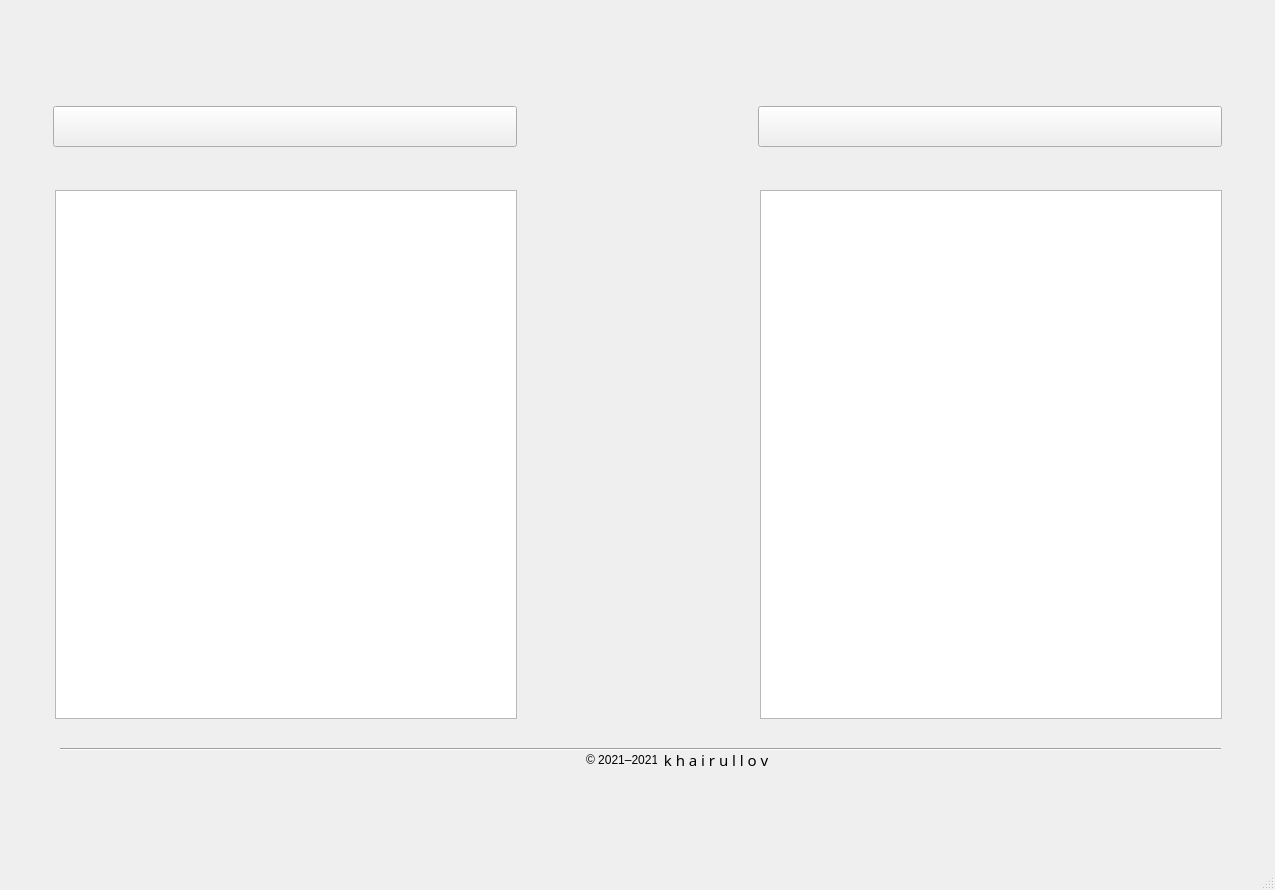
<?xml version="1.0" encoding="UTF-8"?>
<ui version="4.0">
 <class>MainWindow</class>
 <widget class="QMainWindow" name="MainWindow">
  <property name="geometry">
   <rect>
    <x>0</x>
    <y>0</y>
    <width>1275</width>
    <height>890</height>
   </rect>
  </property>
  <property name="windowTitle">
   <string>Translator</string>
  </property>
  <property name="styleSheet">
   <string notr="true">#MainWindow{border-image:url(background-image/back_3.jpg)}</string>
  </property>
  <property name="iconSize">
   <size>
    <width>10</width>
    <height>10</height>
   </size>
  </property>
  <widget class="QWidget" name="centralwidget">
   <widget class="QPushButton" name="languagebutton">
    <property name="geometry">
     <rect>
      <x>53</x>
      <y>106</y>
      <width>464</width>
      <height>41</height>
     </rect>
    </property>
    <property name="font">
     <font>
      <family>Bahnschrift SemiBold</family>
      <pointsize>14</pointsize>
      <weight>75</weight>
      <bold>true</bold>
     </font>
    </property>
    <property name="text">
     <string/>
    </property>
   </widget>
   <widget class="QPushButton" name="languagebutton_second">
    <property name="geometry">
     <rect>
      <x>758</x>
      <y>106</y>
      <width>464</width>
      <height>41</height>
     </rect>
    </property>
    <property name="font">
     <font>
      <family>Bahnschrift SemiBold</family>
      <pointsize>14</pointsize>
      <weight>75</weight>
      <bold>true</bold>
     </font>
    </property>
    <property name="text">
     <string/>
    </property>
   </widget>
   <widget class="QPlainTextEdit" name="text_reception">
    <property name="geometry">
     <rect>
      <x>55</x>
      <y>190</y>
      <width>462</width>
      <height>529</height>
     </rect>
    </property>
    <property name="font">
     <font>
      <family>Yu Gothic UI Semibold</family>
      <pointsize>14</pointsize>
      <weight>75</weight>
      <bold>true</bold>
     </font>
    </property>
   </widget>
   <widget class="QPlainTextEdit" name="text_output">
    <property name="geometry">
     <rect>
      <x>760</x>
      <y>190</y>
      <width>462</width>
      <height>529</height>
     </rect>
    </property>
    <property name="font">
     <font>
      <family>Yu Gothic UI Semibold</family>
      <pointsize>14</pointsize>
      <weight>75</weight>
      <bold>true</bold>
     </font>
    </property>
   </widget>
   <widget class="QToolButton" name="contact_google">
    <property name="geometry">
     <rect>
      <x>1190</x>
      <y>770</y>
      <width>29</width>
      <height>29</height>
     </rect>
    </property>
    <property name="styleSheet">
     <string notr="true">QToolButton{
	image: url(icons/google.png);
	icon-size: 10 px;
	border: None;
}

QToolButton:pressed{
  image: url(icons/selected.png);
}

</string>
    </property>
    <property name="text">
     <string/>
    </property>
   </widget>
   <widget class="Line" name="line">
    <property name="geometry">
     <rect>
      <x>60</x>
      <y>739</y>
      <width>1161</width>
      <height>20</height>
     </rect>
    </property>
    <property name="orientation">
     <enum>Qt::Horizontal</enum>
    </property>
   </widget>
   <widget class="QToolButton" name="contact_tg">
    <property name="geometry">
     <rect>
      <x>1155</x>
      <y>770</y>
      <width>29</width>
      <height>29</height>
     </rect>
    </property>
    <property name="styleSheet">
     <string notr="true">QToolButton{
	image: url(icons/tg.png);
	icon-size: 10 px;
	border: None;
}
QToolButton:pressed{
  image: url(icons/selected.png);
}
</string>
    </property>
    <property name="text">
     <string/>
    </property>
   </widget>
   <widget class="QToolButton" name="contact_vk">
    <property name="geometry">
     <rect>
      <x>1120</x>
      <y>770</y>
      <width>29</width>
      <height>29</height>
     </rect>
    </property>
    <property name="cursor">
     <cursorShape>CrossCursor</cursorShape>
    </property>
    <property name="styleSheet">
     <string notr="true">QToolButton{
	image: url(icons/vk.png);
	icon-size: 10 px;
	border: None;
}
QToolButton:pressed{
  image: url(icons/selected.png);
}


</string>
    </property>
    <property name="text">
     <string/>
    </property>
   </widget>
   <widget class="QLabel" name="footer">
    <property name="geometry">
     <rect>
      <x>586</x>
      <y>750</y>
      <width>71</width>
      <height>20</height>
     </rect>
    </property>
    <property name="text">
     <string>© 2021–2021</string>
    </property>
   </widget>
   <widget class="QLabel" name="company_name">
    <property name="geometry">
     <rect>
      <x>660</x>
      <y>750</y>
      <width>151</width>
      <height>20</height>
     </rect>
    </property>
    <property name="font">
     <font>
      <family>Scantype Black PERSONAL USE</family>
      <pointsize>11</pointsize>
     </font>
    </property>
    <property name="text">
     <string> k h a i r u l l o v</string>
    </property>
   </widget>
   <widget class="QToolButton" name="arrow_changes">
    <property name="geometry">
     <rect>
      <x>552</x>
      <y>95</y>
      <width>171</width>
      <height>71</height>
     </rect>
    </property>
    <property name="styleSheet">
     <string notr="true">QToolButton{
	image: url(icons/arrow_changes.png);
	icon-size: 100 px;
	border: None;
}
</string>
    </property>
    <property name="text">
     <string/>
    </property>
   </widget>
   <widget class="QToolButton" name="copy_paste">
    <property name="geometry">
     <rect>
      <x>460</x>
      <y>690</y>
      <width>71</width>
      <height>21</height>
     </rect>
    </property>
    <property name="cursor">
     <cursorShape>PointingHandCursor</cursorShape>
    </property>
    <property name="styleSheet">
     <string notr="true">QToolButton{
	image: url(icons/copy_paste.png);
	icon-size: 40 px;
	border: None;
}
</string>
    </property>
    <property name="text">
     <string/>
    </property>
   </widget>
   <widget class="QToolButton" name="copy_paste_2">
    <property name="geometry">
     <rect>
      <x>1164</x>
      <y>690</y>
      <width>71</width>
      <height>21</height>
     </rect>
    </property>
    <property name="toolTip">
     <string>&lt;!DOCTYPE HTML PUBLIC &quot;-//W3C//DTD HTML 4.0//EN&quot; &quot;http://www.w3.org/TR/REC-html40/strict.dtd&quot;&gt;
&lt;html&gt;&lt;head&gt;&lt;meta name=&quot;qrichtext&quot; content=&quot;1&quot; /&gt;&lt;style type=&quot;text/css&quot;&gt;
p, li { white-space: pre-wrap; }
&lt;/style&gt;&lt;/head&gt;&lt;body style=&quot; font-family:'MS Shell Dlg 2'; font-size:8pt; font-weight:400; font-style:normal;&quot;&gt;
&lt;p align=&quot;center&quot; dir='rtl' style=&quot; margin-top:12px; margin-bottom:12px; margin-left:0px; margin-right:0px; -qt-block-indent:0; text-indent:0px;&quot;&gt;Копировать&lt;/p&gt;&lt;/body&gt;&lt;/html&gt;</string>
    </property>
    <property name="styleSheet">
     <string notr="true">QToolButton{
	image: url(icons/copy_paste.png);
	icon-size: 40 px;
	border: None;
}
</string>
    </property>
    <property name="text">
     <string/>
    </property>
   </widget>
   <widget class="QToolButton" name="translate_btn">
    <property name="geometry">
     <rect>
      <x>540</x>
      <y>330</y>
      <width>201</width>
      <height>171</height>
     </rect>
    </property>
    <property name="styleSheet">
     <string notr="true">QToolButton{
	image: url(icons/logo.png);
	icon-size: 10 px;
	border: None;
}

</string>
    </property>
    <property name="text">
     <string/>
    </property>
   </widget>
  </widget>
  <widget class="QMenuBar" name="menubar">
   <property name="geometry">
    <rect>
     <x>0</x>
     <y>0</y>
     <width>1275</width>
     <height>21</height>
    </rect>
   </property>
  </widget>
  <widget class="QStatusBar" name="statusbar"/>
 </widget>
 <resources/>
 <connections/>
</ui>
